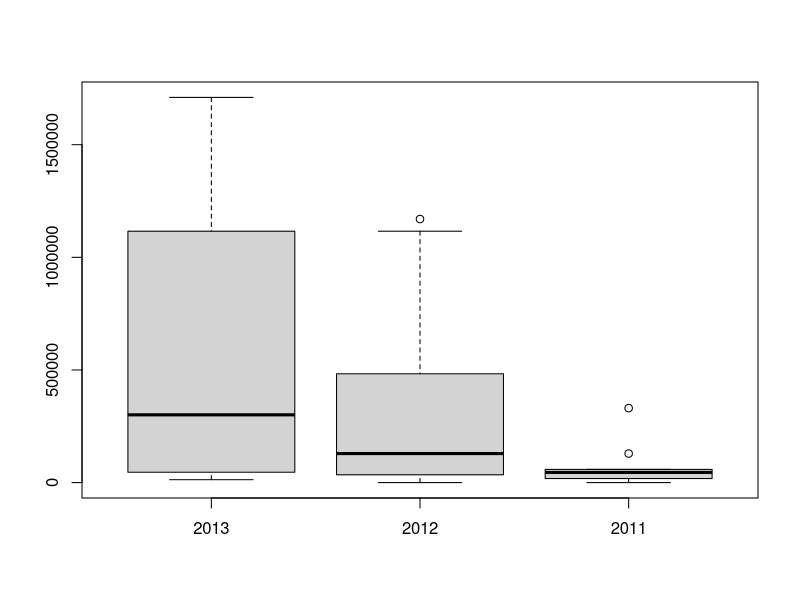
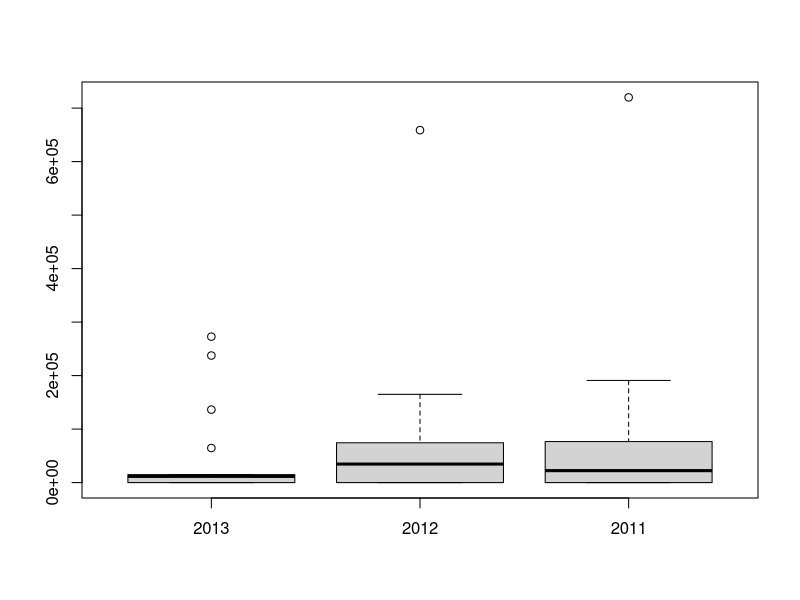
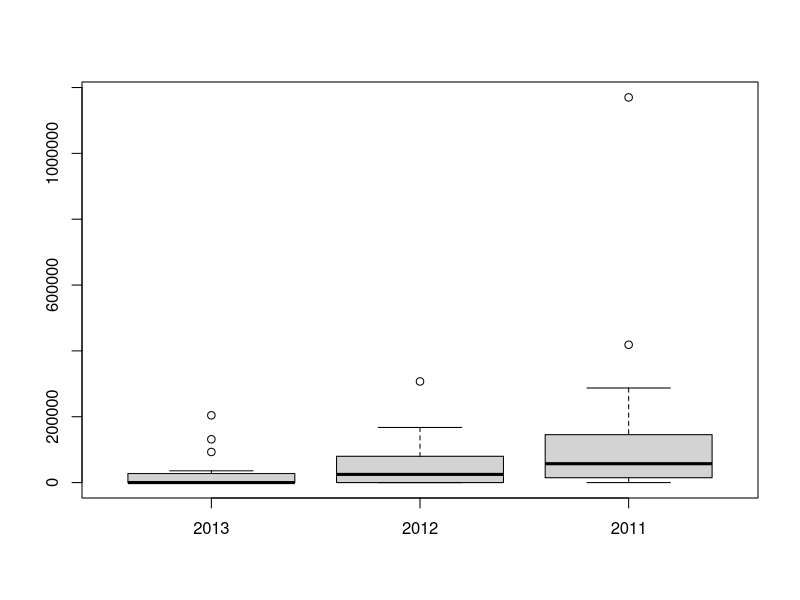
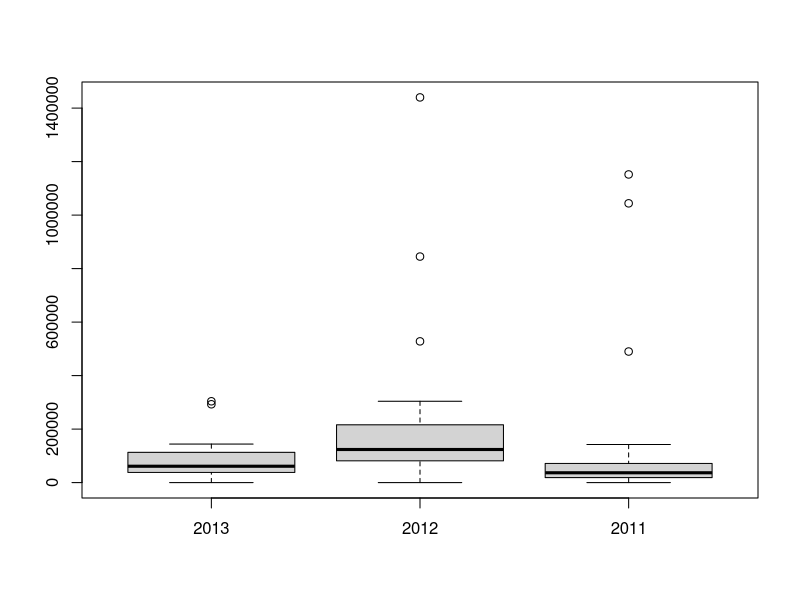
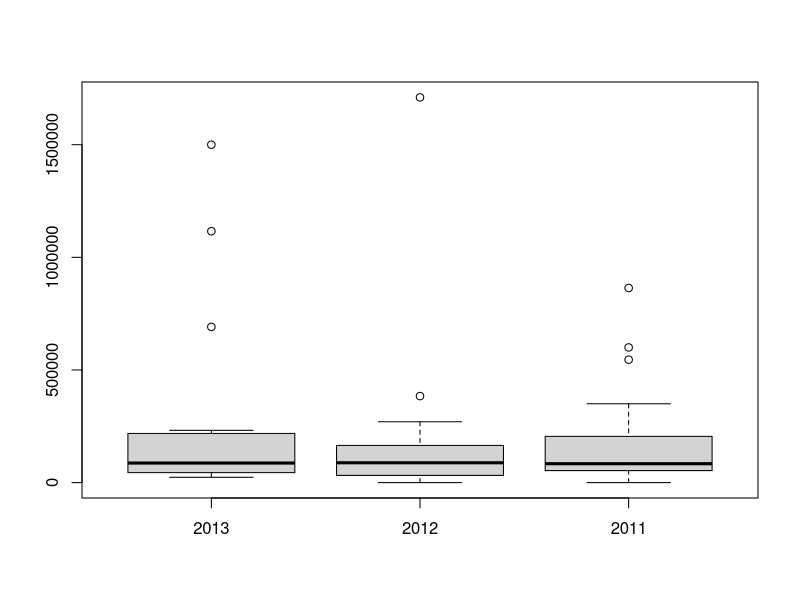
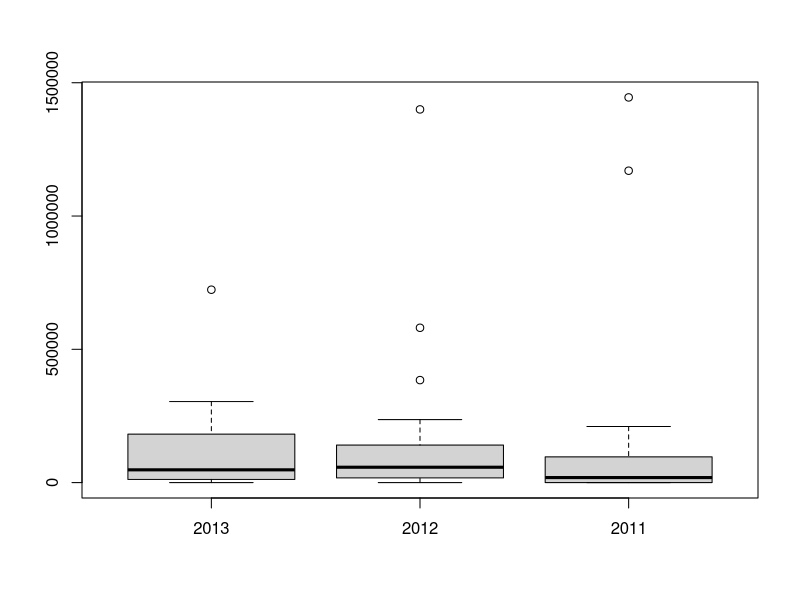
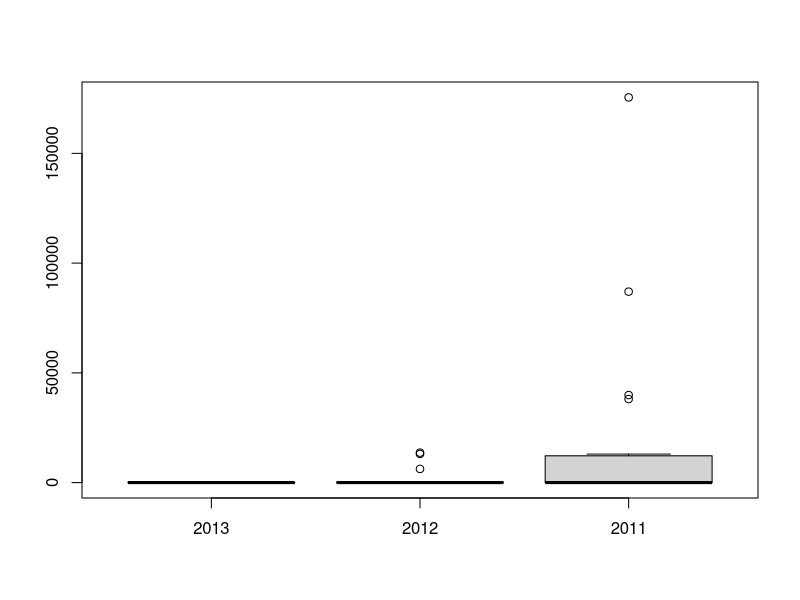
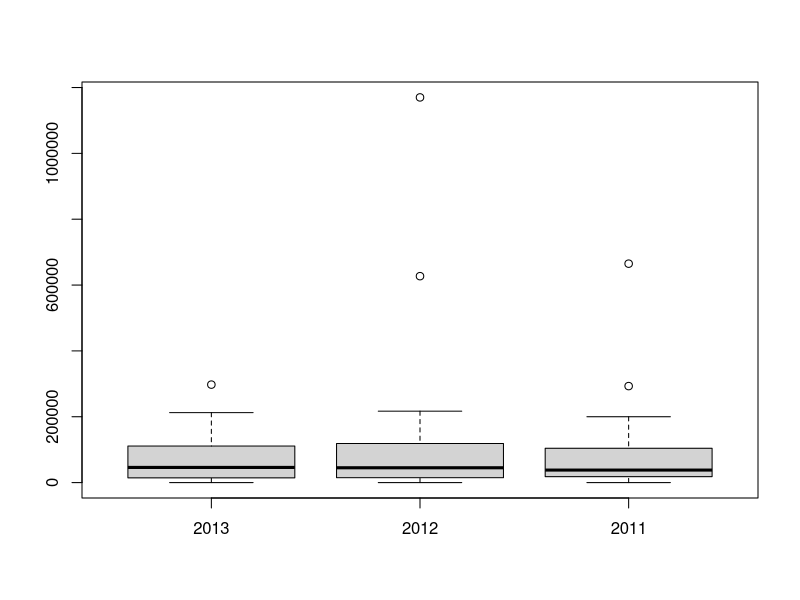

Generate these figures, in order, with R:
## ---- chunk 1
setwd('~/Golf Statistics')
all<-read.csv('./data/Winning Stats.csv', header=FALSE, stringsAsFactors=F)

summaryStat <- data.frame(Name=character(),
                          Three2013=as.numeric(character()), Six2013=as.numeric(character()), 
                          Three2012=as.numeric(character()), Six2012=as.numeric(character()), 
                          Three2011=as.numeric(character()), Six2011=as.numeric(character()), 
                          stringsAsFactors=FALSE)

####Tiger####
temp1<- all[c(27, 38, 49, 60, 71, 82, 93, 104, 115, 126, 137, 148, 159, 170, 181, 192, 203, 214, 225, 236, 247, 258, 269, 280, 291, 302, 313, 324), 1]
temp2<- all[c(27, 38, 49, 60, 71, 82, 93, 104, 115, 126, 137, 148, 159, 170, 181, 192, 203, 214, 225, 236, 247, 258, 269, 280, 291, 302, 313, 324), 2]
temp3<- all[c(27, 38, 49, 60, 71, 82, 93, 104, 115, 126, 137, 148, 159, 170, 181, 192, 203, 214, 225, 236, 247, 258, 269, 280, 291, 302, 313, 324), 3]
temp <- rbind(temp1, temp2, temp3)
temp5<-as.data.frame(temp, stringsAsFactors=F)

#remove $ , % from data
for (i in grep("--", temp5)) temp5[,i]<-gsub("--", "0", temp5[,i])
for (i in grep("\\$", temp5)) temp5[,i]<-gsub("\\$", "", temp5[,i])
for (i in grep(",", temp5)) temp5[,i]<-gsub(",", "", temp5[,i])
for (i in grep("\\$", temp5)) temp5[,i]<-gsub("\\$", "", temp5[,i])
for (i in 1:ncol(temp5)) temp5[,i] <- as.numeric(temp5[,i])
tiger<-t(temp5)
colnames(tiger)<- c("2013", "2012", "2011")
boxplot(tiger)
summary(tiger)
tigerTot <- apply(tiger, 2,function(x) sum(x, na.rm=T))
tiger13<- tiger[,1]/tigerTot[1]
tiger13<-tiger13[order(tiger13, decreasing = T)]
tiger12<- tiger[,2]/tigerTot[2]
tiger12<-tiger12[order(tiger12, decreasing = T)]
tiger11<-tiger[,3]/tigerTot[3]
tiger11<-tiger11[order(tiger11, decreasing = T)]
summaryStat[1,] <- c("Tiger", sum(tiger13[1:3]), sum(tiger13[1:6]), sum(tiger12[1:3]), sum(tiger12[1:6]), sum(tiger11[1:3]), sum(tiger11[1:6]))

####Crane####
temp1<- all[c(27, 38, 49, 60, 71, 82, 93, 104, 115, 126, 137, 148, 159, 170, 181, 192, 203, 214, 225, 236, 247, 258, 269, 280, 291, 302, 313, 324), 4]
temp2<- all[c(27, 38, 49, 60, 71, 82, 93, 104, 115, 126, 137, 148, 159, 170, 181, 192, 203, 214, 225, 236, 247, 258, 269, 280, 291, 302, 313, 324), 5]
temp3<- all[c(27, 38, 49, 60, 71, 82, 93, 104, 115, 126, 137, 148, 159, 170, 181, 192, 203, 214, 225, 236, 247, 258, 269, 280, 291, 302, 313, 324), 6]
temp <- rbind(temp1, temp2, temp3)
temp5<-as.data.frame(temp, stringsAsFactors=F)

#remove $ , % from data
for (i in grep("--", temp5)) temp5[,i]<-gsub("--", "0", temp5[,i])
for (i in grep("\\$", temp5)) temp5[,i]<-gsub("\\$", "", temp5[,i])
for (i in grep(",", temp5)) temp5[,i]<-gsub(",", "", temp5[,i])
for (i in grep("\\$", temp5)) temp5[,i]<-gsub("\\$", "", temp5[,i])
for (i in 1:ncol(temp5)) temp5[,i] <- as.numeric(temp5[,i])
crane<-t(temp5)
colnames(crane)<- c("2013", "2012", "2011")
boxplot(crane)
summary(crane)
craneTot <- apply(crane, 2,function(x) sum(x, na.rm=T))
crane13<- crane[,1]/craneTot[1]
crane13<-crane13[order(crane13, decreasing = T)]
crane12<- crane[,2]/craneTot[2]
crane12<-crane12[order(crane12, decreasing = T)]
crane11<-crane[,3]/craneTot[3]
crane11<-crane11[order(crane11, decreasing = T)]
summaryStat[2,] <- c("crane", sum(crane13[1:3]), sum(crane13[1:6]), sum(crane12[1:3]), sum(crane12[1:6]), sum(crane11[1:3]), sum(crane11[1:6]))

####Baddeley####
temp1<- all[c(27, 38, 49, 60, 71, 82, 93, 104, 115, 126, 137, 148, 159, 170, 181, 192, 203, 214, 225, 236, 247, 258, 269, 280, 291, 302, 313, 324), 7]
temp2<- all[c(27, 38, 49, 60, 71, 82, 93, 104, 115, 126, 137, 148, 159, 170, 181, 192, 203, 214, 225, 236, 247, 258, 269, 280, 291, 302, 313, 324), 8]
temp3<- all[c(27, 38, 49, 60, 71, 82, 93, 104, 115, 126, 137, 148, 159, 170, 181, 192, 203, 214, 225, 236, 247, 258, 269, 280, 291, 302, 313, 324), 9]
temp <- rbind(temp1, temp2, temp3)
temp5<-as.data.frame(temp, stringsAsFactors=F)

#remove $ , % from data
for (i in grep("--", temp5)) temp5[,i]<-gsub("--", "0", temp5[,i])
for (i in grep("\\$", temp5)) temp5[,i]<-gsub("\\$", "", temp5[,i])
for (i in grep(",", temp5)) temp5[,i]<-gsub(",", "", temp5[,i])
for (i in grep("\\$", temp5)) temp5[,i]<-gsub("\\$", "", temp5[,i])
for (i in 1:ncol(temp5)) temp5[,i] <- as.numeric(temp5[,i])
bad<-t(temp5)
colnames(bad)<- c("2013", "2012", "2011")
boxplot(bad)
summary(bad)
badTot <- apply(bad, 2,function(x) sum(x, na.rm=T))
bad13<- bad[,1]/badTot[1]
bad13<-bad13[order(bad13, decreasing = T)]
bad12<- bad[,2]/badTot[2]
bad12<-bad12[order(bad12, decreasing = T)]
bad11<-bad[,3]/badTot[3]
bad11<-bad11[order(bad11, decreasing = T)]
summaryStat[3,] <- c("bad", sum(bad13[1:3]), sum(bad13[1:6]), sum(bad12[1:3]), sum(bad12[1:6]), sum(bad11[1:3]), sum(bad11[1:6]))


####Watson####
temp1<- all[c(27, 38, 49, 60, 71, 82, 93, 104, 115, 126, 137, 148, 159, 170, 181, 192, 203, 214, 225, 236, 247, 258, 269, 280, 291, 302, 313, 324), 10]
temp2<- all[c(27, 38, 49, 60, 71, 82, 93, 104, 115, 126, 137, 148, 159, 170, 181, 192, 203, 214, 225, 236, 247, 258, 269, 280, 291, 302, 313, 324), 11]
temp3<- all[c(27, 38, 49, 60, 71, 82, 93, 104, 115, 126, 137, 148, 159, 170, 181, 192, 203, 214, 225, 236, 247, 258, 269, 280, 291, 302, 313, 324), 12]
temp <- rbind(temp1, temp2, temp3)
temp5<-as.data.frame(temp, stringsAsFactors=F)

#remove $ , % from data
for (i in grep("--", temp5)) temp5[,i]<-gsub("--", "0", temp5[,i])
for (i in grep("\\$", temp5)) temp5[,i]<-gsub("\\$", "", temp5[,i])
for (i in grep(",", temp5)) temp5[,i]<-gsub(",", "", temp5[,i])
for (i in grep("\\$", temp5)) temp5[,i]<-gsub("\\$", "", temp5[,i])
for (i in 1:ncol(temp5)) temp5[,i] <- as.numeric(temp5[,i])
watson<-t(temp5)
colnames(watson)<- c("2013", "2012", "2011")
boxplot(watson)
summary(watson)
watsonTot <- apply(watson, 2,function(x) sum(x, na.rm=T))
watson13<- watson[,1]/watsonTot[1]
watson13<-watson13[order(watson13, decreasing = T)]
watson12<- watson[,2]/watsonTot[2]
watson12<-watson12[order(watson12, decreasing = T)]
watson11<-watson[,3]/watsonTot[3]
watson11<-watson11[order(watson11, decreasing = T)]
summaryStat[4,] <- c("watson", sum(watson13[1:3]), sum(watson13[1:6]), sum(watson12[1:3]), sum(watson12[1:6]), sum(watson11[1:3]), sum(watson11[1:6]))


####Kuchar####
temp1<- all[c(27, 38, 49, 60, 71, 82, 93, 104, 115, 126, 137, 148, 159, 170, 181, 192, 203, 214, 225, 236, 247, 258, 269, 280, 291, 302, 313, 324), 13]
temp2<- all[c(27, 38, 49, 60, 71, 82, 93, 104, 115, 126, 137, 148, 159, 170, 181, 192, 203, 214, 225, 236, 247, 258, 269, 280, 291, 302, 313, 324), 14]
temp3<- all[c(27, 38, 49, 60, 71, 82, 93, 104, 115, 126, 137, 148, 159, 170, 181, 192, 203, 214, 225, 236, 247, 258, 269, 280, 291, 302, 313, 324), 15]
temp <- rbind(temp1, temp2, temp3)
temp5<-as.data.frame(temp, stringsAsFactors=F)

#remove $ , % from data
for (i in grep("--", temp5)) temp5[,i]<-gsub("--", "0", temp5[,i])
for (i in grep("\\$", temp5)) temp5[,i]<-gsub("\\$", "", temp5[,i])
for (i in grep(",", temp5)) temp5[,i]<-gsub(",", "", temp5[,i])
for (i in grep("\\$", temp5)) temp5[,i]<-gsub("\\$", "", temp5[,i])
for (i in 1:ncol(temp5)) temp5[,i] <- as.numeric(temp5[,i])
kuchar<-t(temp5)
colnames(kuchar)<- c("2013", "2012", "2011")
boxplot(kuchar)
summary(kuchar)
kucharTot <- apply(kuchar, 2,function(x) sum(x, na.rm=T))
kuchar13<- kuchar[,1]/kucharTot[1]
kuchar13<-kuchar13[order(kuchar13, decreasing = T)]
kuchar12<- kuchar[,2]/kucharTot[2]
kuchar12<-kuchar12[order(kuchar12, decreasing = T)]
kuchar11<-kuchar[,3]/kucharTot[3]
kuchar11<-kuchar11[order(kuchar11, decreasing = T)]
summaryStat[5,] <- c("kuchar", sum(kuchar13[1:3]), sum(kuchar13[1:6]), sum(kuchar12[1:3]), sum(kuchar12[1:6]), sum(kuchar11[1:3]), sum(kuchar11[1:6]))

####Bradely####
temp1<- all[c(27, 38, 49, 60, 71, 82, 93, 104, 115, 126, 137, 148, 159, 170, 181, 192, 203, 214, 225, 236, 247, 258, 269, 280, 291, 302, 313, 324), 16]
temp2<- all[c(27, 38, 49, 60, 71, 82, 93, 104, 115, 126, 137, 148, 159, 170, 181, 192, 203, 214, 225, 236, 247, 258, 269, 280, 291, 302, 313, 324), 17]
temp3<- all[c(27, 38, 49, 60, 71, 82, 93, 104, 115, 126, 137, 148, 159, 170, 181, 192, 203, 214, 225, 236, 247, 258, 269, 280, 291, 302, 313, 324), 18]
temp <- rbind(temp1, temp2, temp3)
temp5<-as.data.frame(temp, stringsAsFactors=F)

#remove $ , % from data
for (i in grep("--", temp5)) temp5[,i]<-gsub("--", "0", temp5[,i])
for (i in grep("\\$", temp5)) temp5[,i]<-gsub("\\$", "", temp5[,i])
for (i in grep(",", temp5)) temp5[,i]<-gsub(",", "", temp5[,i])
for (i in grep("\\$", temp5)) temp5[,i]<-gsub("\\$", "", temp5[,i])
for (i in 1:ncol(temp5)) temp5[,i] <- as.numeric(temp5[,i])
brad<-t(temp5)
colnames(brad)<- c("2013", "2012", "2011")
boxplot(brad)
summary(brad)
bradTot <- apply(brad, 2,function(x) sum(x, na.rm=T))
brad13<- brad[,1]/bradTot[1]
brad13<-brad13[order(brad13, decreasing = T)]
brad12<- brad[,2]/bradTot[2]
brad12<-brad12[order(brad12, decreasing = T)]
brad11<-brad[,3]/bradTot[3]
brad11<-brad11[order(brad11, decreasing = T)]
summaryStat[6,] <- c("brad", sum(brad13[1:3]), sum(brad13[1:6]), sum(brad12[1:3]), sum(brad12[1:6]), sum(brad11[1:3]), sum(brad11[1:6]))

####Duval####
temp1<- all[c(27, 38, 49, 60, 71, 82, 93, 104, 115, 126, 137, 148, 159, 170, 181, 192, 203, 214, 225, 236, 247, 258, 269, 280, 291, 302, 313, 324), 19]
temp2<- all[c(27, 38, 49, 60, 71, 82, 93, 104, 115, 126, 137, 148, 159, 170, 181, 192, 203, 214, 225, 236, 247, 258, 269, 280, 291, 302, 313, 324), 20]
temp3<- all[c(27, 38, 49, 60, 71, 82, 93, 104, 115, 126, 137, 148, 159, 170, 181, 192, 203, 214, 225, 236, 247, 258, 269, 280, 291, 302, 313, 324), 21]
temp <- rbind(temp1, temp2, temp3)
temp5<-as.data.frame(temp, stringsAsFactors=F)

#remove $ , % from data
for (i in grep("--", temp5)) temp5[,i]<-gsub("--", "0", temp5[,i])
for (i in grep("\\$", temp5)) temp5[,i]<-gsub("\\$", "", temp5[,i])
for (i in grep(",", temp5)) temp5[,i]<-gsub(",", "", temp5[,i])
for (i in grep("\\$", temp5)) temp5[,i]<-gsub("\\$", "", temp5[,i])
for (i in 1:ncol(temp5)) temp5[,i] <- as.numeric(temp5[,i])
duv<-t(temp5)
colnames(duv)<- c("2013", "2012", "2011")
boxplot(duv)
summary(duv)
duvTot <- apply(duv, 2,function(x) sum(x, na.rm=T))
duv13<- duv[,1]/duvTot[1]
duv13<-duv13[order(duv13, decreasing = T)]
duv12<- duv[,2]/duvTot[2]
duv12<-duv12[order(duv12, decreasing = T)]
duv11<-duv[,3]/duvTot[3]
duv11<-duv11[order(duv11, decreasing = T)]
summaryStat[7,] <- c("duv", sum(duv13[1:3]), sum(duv13[1:6]), sum(duv12[1:3]), sum(duv12[1:6]), sum(duv11[1:3]), sum(duv11[1:6]))

####Fowler####
temp1<- all[c(27, 38, 49, 60, 71, 82, 93, 104, 115, 126, 137, 148, 159, 170, 181, 192, 203, 214, 225, 236, 247, 258, 269, 280, 291, 302, 313, 324), 22]
temp2<- all[c(27, 38, 49, 60, 71, 82, 93, 104, 115, 126, 137, 148, 159, 170, 181, 192, 203, 214, 225, 236, 247, 258, 269, 280, 291, 302, 313, 324), 23]
temp3<- all[c(27, 38, 49, 60, 71, 82, 93, 104, 115, 126, 137, 148, 159, 170, 181, 192, 203, 214, 225, 236, 247, 258, 269, 280, 291, 302, 313, 324), 24]
temp <- rbind(temp1, temp2, temp3)
temp5<-as.data.frame(temp, stringsAsFactors=F)

#remove $ , % from data
for (i in grep("--", temp5)) temp5[,i]<-gsub("--", "0", temp5[,i])
for (i in grep("\\$", temp5)) temp5[,i]<-gsub("\\$", "", temp5[,i])
for (i in grep(",", temp5)) temp5[,i]<-gsub(",", "", temp5[,i])
for (i in grep("\\$", temp5)) temp5[,i]<-gsub("\\$", "", temp5[,i])
for (i in 1:ncol(temp5)) temp5[,i] <- as.numeric(temp5[,i])
fowler<-t(temp5)
colnames(fowler)<- c("2013", "2012", "2011")
boxplot(fowler)
summary(fowler)
fowlerTot <- apply(fowler, 2,function(x) sum(x, na.rm=T))
fowler13<- fowler[,1]/fowlerTot[1]
fowler13<-fowler13[order(fowler13, decreasing = T)]
fowler12<- fowler[,2]/fowlerTot[2]
fowler12<-fowler12[order(fowler12, decreasing = T)]
fowler11<-fowler[,3]/fowlerTot[3]
fowler11<-fowler11[order(fowler11, decreasing = T)]
summaryStat[8,] <- c("fowler", sum(fowler13[1:3]), sum(fowler13[1:6]), sum(fowler12[1:3]), sum(fowler12[1:6]), sum(fowler11[1:3]), sum(fowler11[1:6]))

####Furyk####
temp1<- all[c(27, 38, 49, 60, 71, 82, 93, 104, 115, 126, 137, 148, 159, 170, 181, 192, 203, 214, 225, 236, 247, 258, 269, 280, 291, 302, 313, 324), 25]
temp2<- all[c(27, 38, 49, 60, 71, 82, 93, 104, 115, 126, 137, 148, 159, 170, 181, 192, 203, 214, 225, 236, 247, 258, 269, 280, 291, 302, 313, 324), 26]
temp3<- all[c(27, 38, 49, 60, 71, 82, 93, 104, 115, 126, 137, 148, 159, 170, 181, 192, 203, 214, 225, 236, 247, 258, 269, 280, 291, 302, 313, 324), 27]
temp <- rbind(temp1, temp2, temp3)
temp5<-as.data.frame(temp, stringsAsFactors=F)

#remove $ , % from data
for (i in grep("--", temp5)) temp5[,i]<-gsub("--", "0", temp5[,i])
for (i in grep("\\$", temp5)) temp5[,i]<-gsub("\\$", "", temp5[,i])
for (i in grep(",", temp5)) temp5[,i]<-gsub(",", "", temp5[,i])
for (i in grep("\\$", temp5)) temp5[,i]<-gsub("\\$", "", temp5[,i])
for (i in 1:ncol(temp5)) temp5[,i] <- as.numeric(temp5[,i])
furyk<-t(temp5)
colnames(furyk)<- c("2013", "2012", "2011")
boxplot(furyk)
summary(furyk)
furykTot <- apply(furyk, 2,function(x) sum(x, na.rm=T))
furyk13<- furyk[,1]/furykTot[1]
furyk13<-furyk13[order(furyk13, decreasing = T)]
furyk12<- furyk[,2]/furykTot[2]
furyk12<-furyk12[order(furyk12, decreasing = T)]
furyk11<-furyk[,3]/furykTot[3]
furyk11<-furyk11[order(furyk11, decreasing = T)]
summaryStat[9,] <- c("furyk", sum(furyk13[1:3]), sum(furyk13[1:6]), sum(furyk12[1:3]), sum(furyk12[1:6]), sum(furyk11[1:3]), sum(furyk11[1:6]))

####Clark####
temp1<- all[c(27, 38, 49, 60, 71, 82, 93, 104, 115, 126, 137, 148, 159, 170, 181, 192, 203, 214, 225, 236, 247, 258, 269, 280, 291, 302, 313, 324), 28]
temp2<- all[c(27, 38, 49, 60, 71, 82, 93, 104, 115, 126, 137, 148, 159, 170, 181, 192, 203, 214, 225, 236, 247, 258, 269, 280, 291, 302, 313, 324), 29]
temp3<- all[c(27, 38, 49, 60, 71, 82, 93, 104, 115, 126, 137, 148, 159, 170, 181, 192, 203, 214, 225, 236, 247, 258, 269, 280, 291, 302, 313, 324), 30]
temp <- rbind(temp1, temp2, temp3)
temp5<-as.data.frame(temp, stringsAsFactors=F)

#remove $ , % from data
for (i in grep("--", temp5)) temp5[,i]<-gsub("--", "0", temp5[,i])
for (i in grep("\\$", temp5)) temp5[,i]<-gsub("\\$", "", temp5[,i])
for (i in grep(",", temp5)) temp5[,i]<-gsub(",", "", temp5[,i])
for (i in grep("\\$", temp5)) temp5[,i]<-gsub("\\$", "", temp5[,i])
for (i in 1:ncol(temp5)) temp5[,i] <- as.numeric(temp5[,i])
clark<-t(temp5)
colnames(clark)<- c("2013", "2012", "2011")
boxplot(clark)
summary(clark)
clarkTot <- apply(clark, 2,function(x) sum(x, na.rm=T))
clark13<- clark[,1]/clarkTot[1]
clark13<-clark13[order(clark13, decreasing = T)]
clark12<- clark[,2]/clarkTot[2]
clark12<-clark12[order(clark12, decreasing = T)]
clark11<-clark[,3]/clarkTot[3]
clark11<-clark11[order(clark11, decreasing = T)]
summaryStat[10,] <- c("clark", sum(clark13[1:3]), sum(clark13[1:6]), sum(clark12[1:3]), sum(clark12[1:6]), sum(clark11[1:3]), sum(clark11[1:6]))

####Ohair####
temp1<- all[c(27, 38, 49, 60, 71, 82, 93, 104, 115, 126, 137, 148, 159, 170, 181, 192, 203, 214, 225, 236, 247, 258, 269, 280, 291, 302, 313, 324), 31]
temp2<- all[c(27, 38, 49, 60, 71, 82, 93, 104, 115, 126, 137, 148, 159, 170, 181, 192, 203, 214, 225, 236, 247, 258, 269, 280, 291, 302, 313, 324), 32]
temp3<- all[c(27, 38, 49, 60, 71, 82, 93, 104, 115, 126, 137, 148, 159, 170, 181, 192, 203, 214, 225, 236, 247, 258, 269, 280, 291, 302, 313, 324), 33]
temp4<- all[c(27, 38, 49, 60, 71, 82, 93, 104, 115, 126, 137, 148, 159, 170, 181, 192, 203, 214, 225, 236, 247, 258, 269, 280, 291, 302, 313, 324), 34]
temp <- rbind(temp1, temp2, temp3, temp4)
temp5<-as.data.frame(temp, stringsAsFactors=F)

#remove $ , % from data
for (i in grep("--", temp5)) temp5[,i]<-gsub("--", "0", temp5[,i])
for (i in grep("\\$", temp5)) temp5[,i]<-gsub("\\$", "", temp5[,i])
for (i in grep(",", temp5)) temp5[,i]<-gsub(",", "", temp5[,i])
for (i in grep("\\$", temp5)) temp5[,i]<-gsub("\\$", "", temp5[,i])
for (i in 1:ncol(temp5)) temp5[,i] <- as.numeric(temp5[,i])
ohair<-t(temp5)
colnames(ohair)<- c("2013", "2012", "2011", "2010")
boxplot(ohair)
summary(ohair)
ohairTot <- apply(ohair, 2,function(x) sum(x, na.rm=T))
ohair13<- ohair[,1]/ohairTot[1]
ohair13<-ohair13[order(ohair13, decreasing = T)]
ohair12<- ohair[,2]/ohairTot[2]
ohair12<-ohair12[order(ohair12, decreasing = T)]
ohair11<-ohair[,3]/ohairTot[3]
ohair11<-ohair11[order(ohair11, decreasing = T)]
summaryStat[11,] <- c("ohair", sum(ohair13[1:3]), sum(ohair13[1:6]), sum(ohair12[1:3]), sum(ohair12[1:6]), sum(ohair11[1:3]), sum(ohair11[1:6]))

summaryStat[,2] <- as.numeric(summaryStat[,2])
summaryStat[,3] <- as.numeric(summaryStat[,3])
summaryStat[,4] <- as.numeric(summaryStat[,4])
summaryStat[,5] <- as.numeric(summaryStat[,5])
summaryStat[,6] <- as.numeric(summaryStat[,6])
summaryStat[,7] <- as.numeric(summaryStat[,7])
lapply(summaryStat, class)
mean(summaryStat[,2:7], na.rm=T)
mean(summaryStat[,2:7], na.rm=T)
